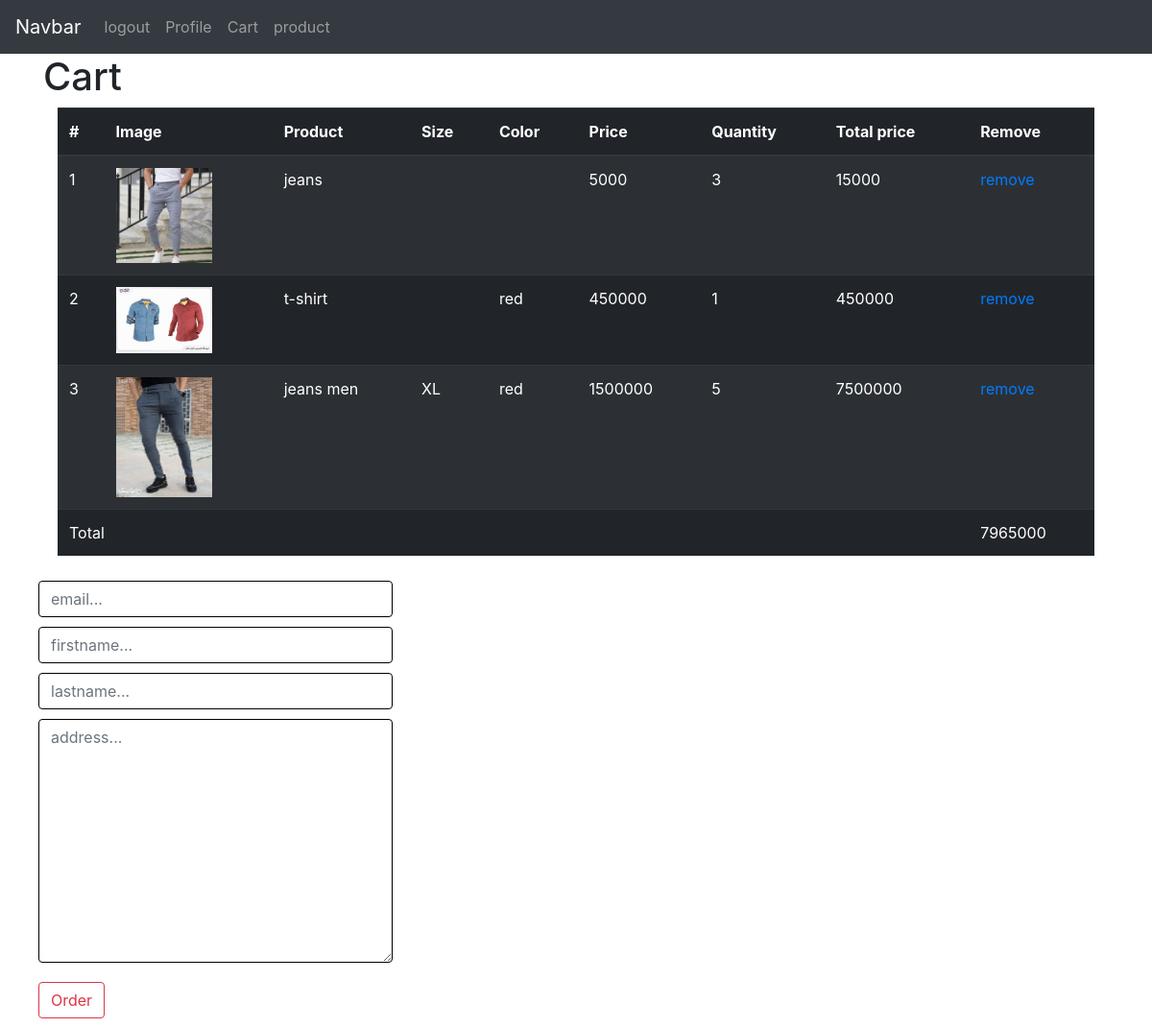
/cart/ (signed in), run on an earlier commit of the app's database.
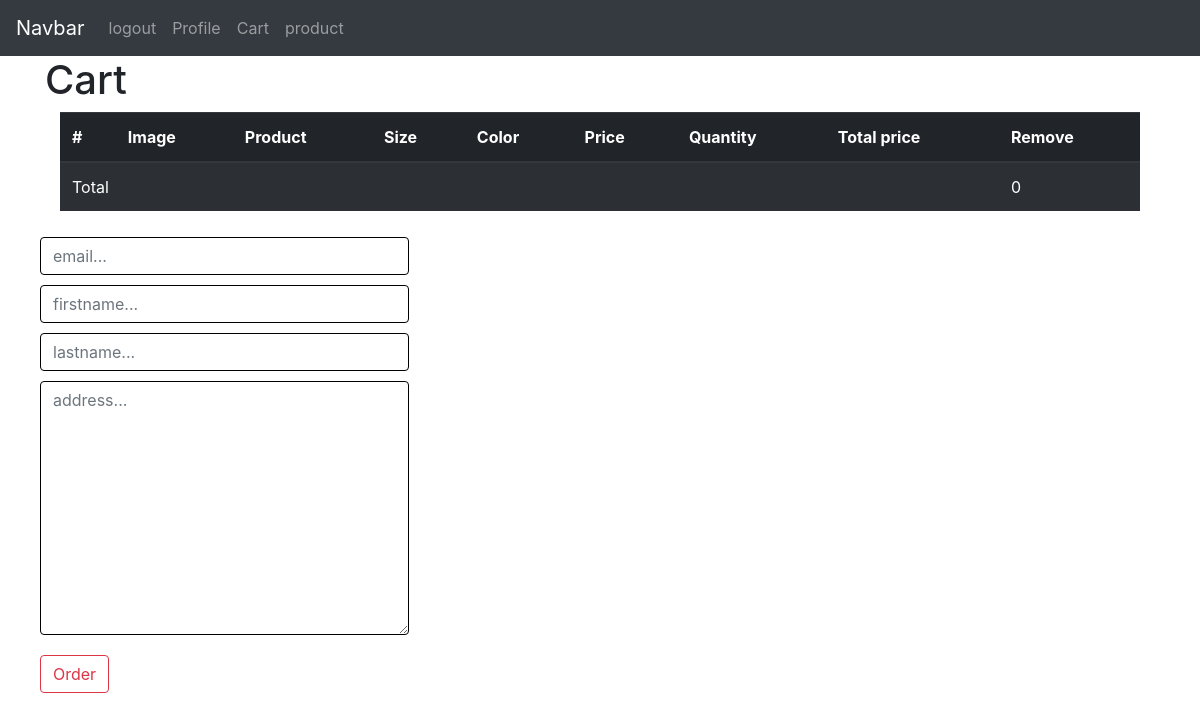
And on a later commit of the database.
### cart/models.py (models this page shows, shortened)
class Cart(models.Model):
    user = models.ForeignKey(User, on_delete=models.CASCADE)
    product = models.ForeignKey(Product, on_delete=models.CASCADE)
    variant = models.ForeignKey(Variant, on_delete=models.CASCADE, null=True, blank=True)
    quantity = models.PositiveIntegerField()

### home/models.py (models this page shows, shortened)
class Product(models.Model):
    VARIANT = (
        ('None', 'none'),
        ('Size', 'size'),
        ('Color', 'color'),
    )
    category = models.ManyToManyField(Category, blank=True)
    name = models.CharField(max_length=200)
    amount = models.PositiveIntegerField()
    unit_price = models.PositiveIntegerField()
    discount = models.PositiveIntegerField(blank=True, null=True)
    total_price = models.PositiveIntegerField()
    information = models.TextField(blank=True, null=True)
    create = models.DateTimeField(auto_now_add=True)
    update = models.DateTimeField(auto_now=True)
    available = models.BooleanField(default=True, null=True, blank=True)
    status = models.CharField(max_length=10, null=True, blank=True, choices=VARIANT)
    image = models.FileField(upload_to='product/%Y/%m/&d')
    tags = TaggableManager(blank=True)
    like = models.ManyToManyField(User, blank=True, related_name='product_like')
    total_like = models.PositiveIntegerField(default=0)
    unlike = models.ManyToManyField(User, blank=True, related_name='product_unlike')
    total_unlike = models.PositiveIntegerField(default=0)
    @property
    def total_price(self):
        if not self.discount:
            return self.unit_price
        elif self.discount:
            total = (self.discount * self.unit_price) / 100
            return int(self.unit_price - total)
        return self.total_price
    def total_like(self):
        return self.like.count()
    def total_unlike(self):
        return self.unlike.count()

class Variant(models.Model):
    name = models.CharField(max_length=200)
    product_variant = models.ForeignKey(Product, on_delete=models.CASCADE, null=True, blank=True)
    size_variant = models.ForeignKey(Size, on_delete=models.CASCADE, null=True, blank=True)
    color_variant = models.ForeignKey(Color, on_delete=models.CASCADE, null=True, blank=True)
    amount = models.PositiveIntegerField()
    unit_price = models.PositiveIntegerField()
    discount = models.PositiveIntegerField(blank=True, null=True)
    total_price = models.PositiveIntegerField()
    @property
    def total_price(self):
        if not self.discount:
            return self.unit_price
        elif self.discount:
            total = (self.discount * self.unit_price) / 100
            return int(self.unit_price - total)
        return self.total_price

class Color(models.Model):
    name = models.CharField(max_length=100)

class Size(models.Model):
    name = models.CharField(max_length=100)

### cart/views.py (the view)
# urls.py: path('', views.detail, name='detail_cart'),
def detail(request):
    cart = Cart.objects.filter(user_id=request.user.id)
    order_form = OrderForm()
    total = 0
    for p in cart:
        if p.product.status != 'None':
            total += p.variant.total_price * p.quantity
        else:
            total += p.product.total_price * p.quantity
    return render(request, 'cart/detail.html', {'cart': cart, 'total': total, 'order_form': order_form})

### order/forms.py
class OrderForm(forms.ModelForm):
    class Meta:
        model = Order
        fields = ['email', 'first_name', 'last_name', 'address']

### accounts/authrnticate.py (called while the page is built)
    def get_user(self, user_id):
        try:
            return User.objects.get(pk=user_id)
        except User.DoesBNotExist:
            return None

### cart/templates/cart/detail.html (shortened to what this page needs)
{% extends 'base.html' %}
{% block  content %}
<h1>Cart</h1>
<div class="container">
    <table class="table table-striped table-dark">
        <thead>
        <tr>
            <th scope="col">#</th>
            <th scope="col">Image</th>
            <th scope="col">Product</th>
            <th scope="col">Size</th>
            <th scope="col">Color</th>
            <th scope="col">Price</th>
            <th scope="col">Quantity</th>
            <th scope="col">Total price</th>
            <th scope="col">Remove</th>
        </tr>
        </thead>
        <tbod>
            {% for c in cart %}
            <tr>
                <td>{{forloop.counter}}</td>
                <td><img src="{{c.product.image.url}}" alt="" width="100"></td>
                <td>{{c.product.name}}</td>
                <td>{{c.variant.size_variant.name}}</td>
                <td>{{c.variant.color_variant.name}}</td>
                <td>
                    {% if c.product.status != 'None' %}
                    {{c.variant.total_price}}
                    {% else %}
                    {{c.product.total_price}}
                    {% endif %}
                </td>
                <td>{{c.quantity}}</td>
                <td>
                    {% if c.product.status != 'None' %}
                    {% widthratio c.variant.total_price 1 c.quantity %}
                    {% else %}
                    {% widthratio c.product.total_price 1 c.quantity %}
                    {% endif %}
                </td>
                <td><a href="{% url 'cart:remove_cart' c.id %}" style="text-decoration: ">remove</a></td>
            </tr>
            {% endfor %}
            <tr>
                <td colspan="8">Total</td>
                <td>{{total}}</td>
            </tr>
        </tbod>
    </table>
</div>
<div class="row">
    <form action="{% url 'order:create_order' %}" method="post">
        <input type="email" name="email" class="form-control" style="border-color: black; margin: 10px"
               placeholder="email...">
        <input type="text" name="first_name" class="form-control" style="border-color: black; margin: 10px"
               placeholder="firstname...">
        <input type="text" name="last_name" class="form-control" style="border-color: black; margin: 10px"
               placeholder="lastname...">
        <textarea name="" id="address" cols="30" rows="10" class="form-control"
                  style="border-color: black; margin: 10px" placeholder="address..."></textarea>
        <button type="submit" class="btn btn-outline-danger" style=" margin: 10px">Order</button>
    </form>
</div>
{% endblock %}

What changed in the data, as far as the page shows it:
removed Cart: product.image (picture), product.name "jeans", product.total_price "5000", quantity "3", product+quantity "15000"
removed Cart: product.image (picture), product.name "t-shirt", variant.color_variant.name "red", variant.total_price "450000", quantity "1", variant+quantity "450000"
removed Cart: product.image (picture), product.name "jeans men", variant.size_variant.name "XL", variant.color_variant.name "red", variant.total_price "1500000", quantity "5", variant+quantity "7500000"
Also different on the page:
{{ total }}: "7965000" → "0"
